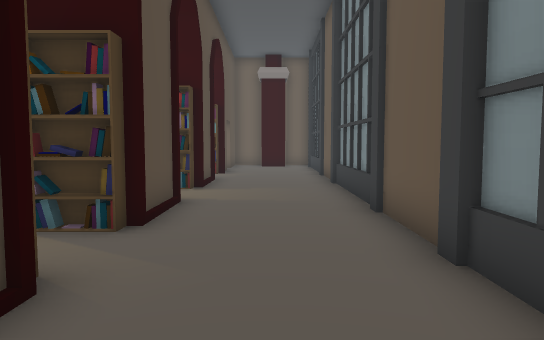
[1] (above)

24 first-person views from a walk through a scene from a Unity 3-D project. The camera is 1.2 m above the floor, tilts 4° down and sees 70° across. Doors are open. The floor is counted in squares, 1 m on a side. Each view is taken from the middle of a square. On the plan, view 1 faces up. The plan holds only what a view shows up to about 15 squares ahead; the rest is blank. The place goes on beyond the plan. The player is left out. Some animated figures are left out.

[2]
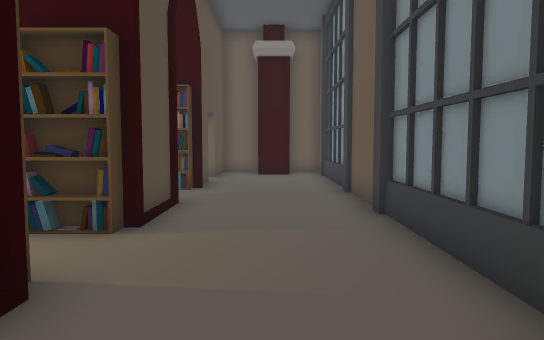

[3]
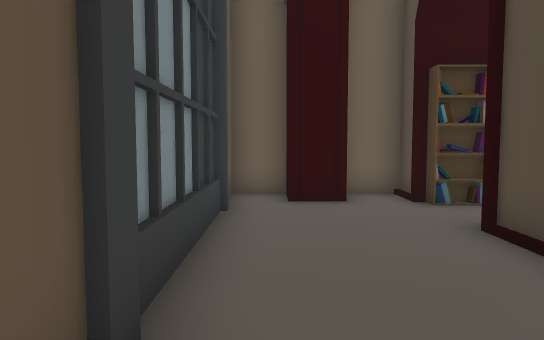

[4]
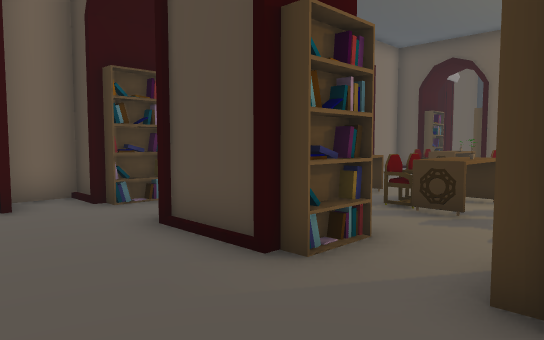

[5]
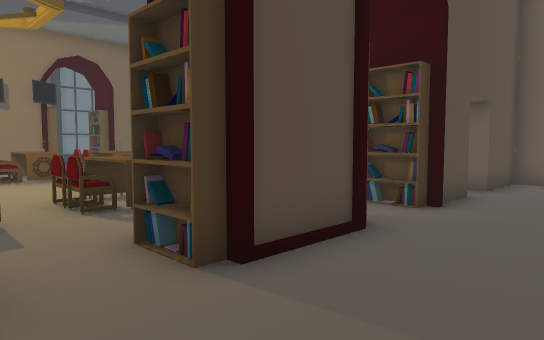

[6]
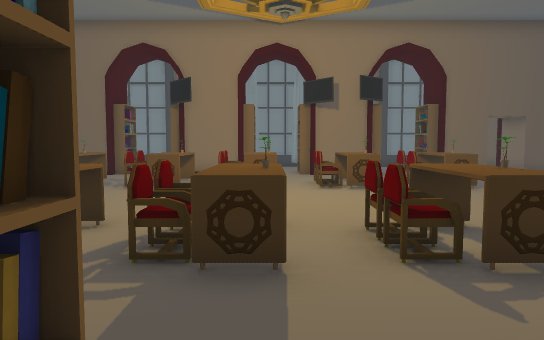

[7]
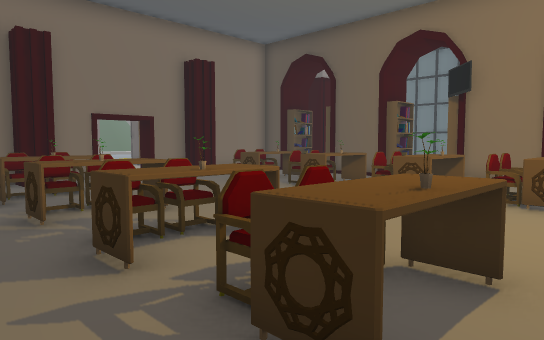

[8]
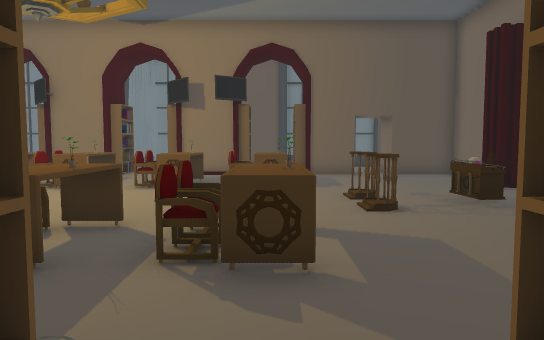

[9]
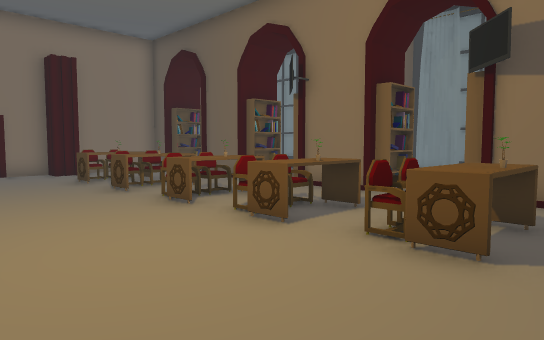

[10]
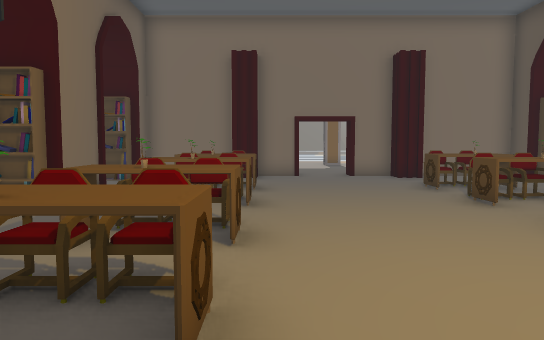

[11]
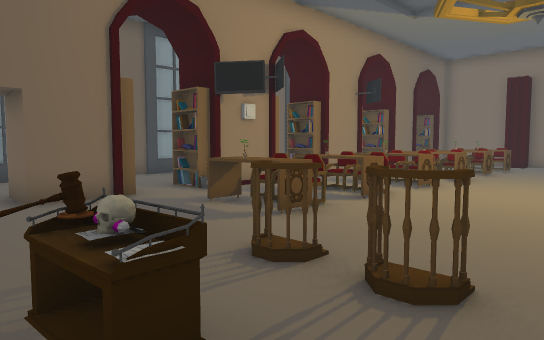

[12]
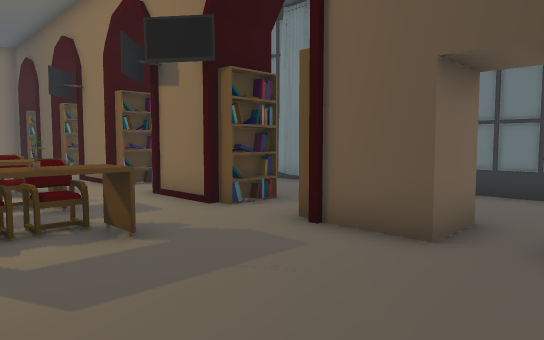

[13]
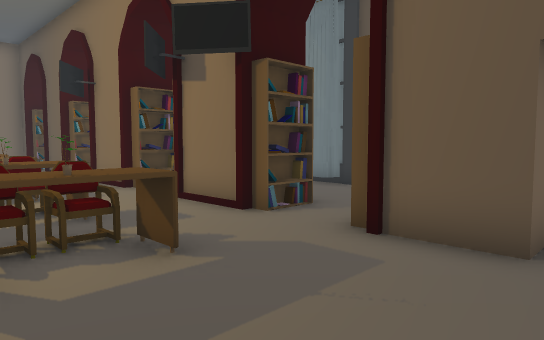

[14]
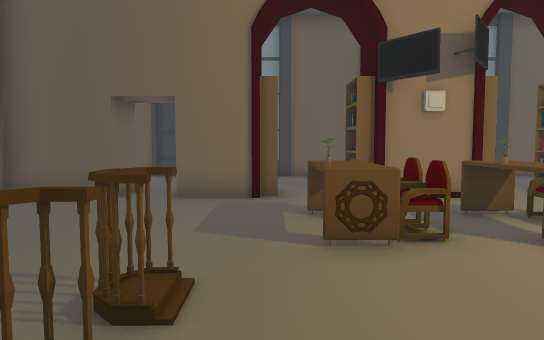

[15]
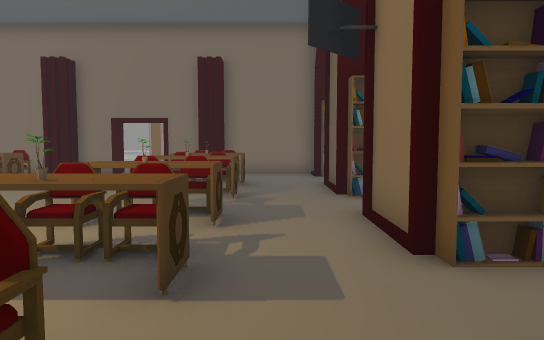

[16]
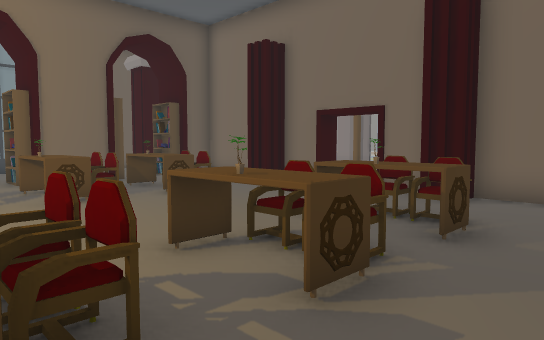

[17]
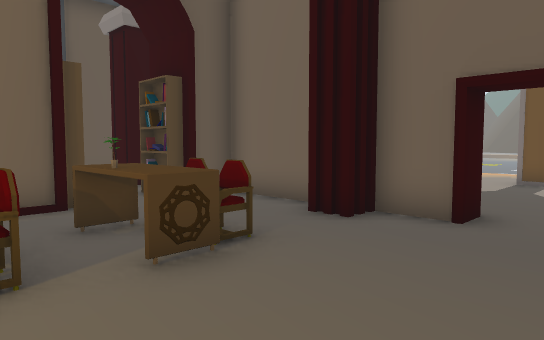

[18]
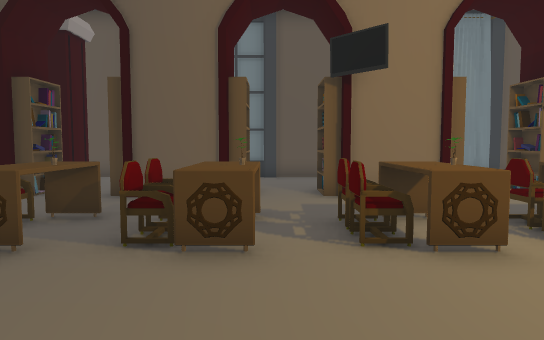

[19]
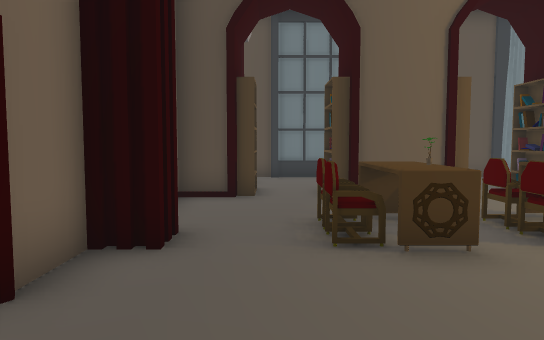

[20]
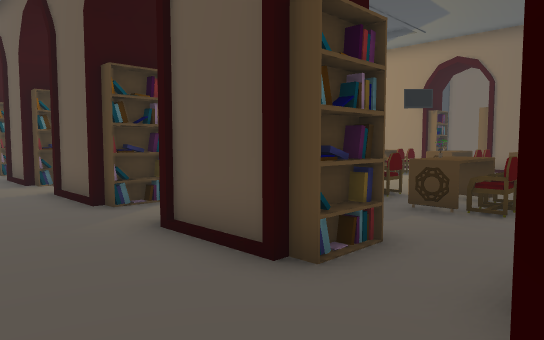

[21]
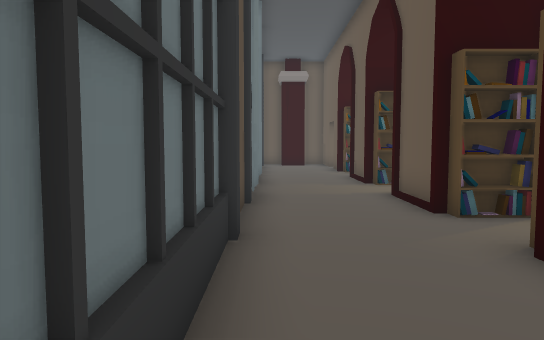

[22]
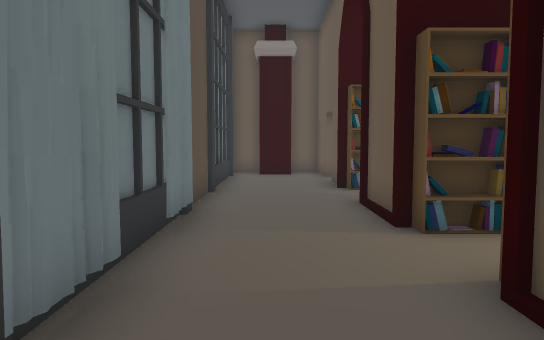

[23]
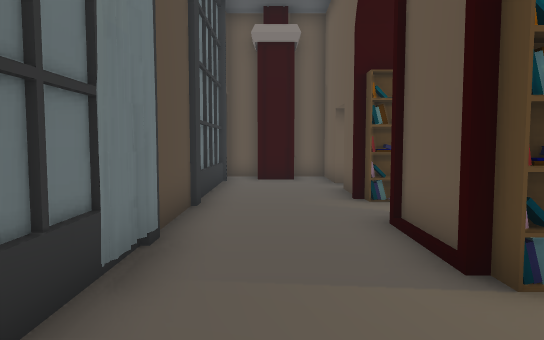

[24]
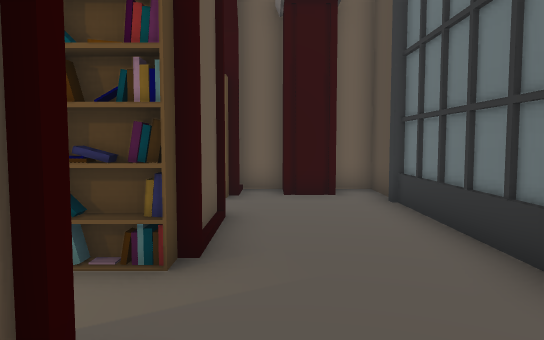

### Floor plan
Key: @ floor where view 1 was taken; # wall or solid block; . floor; D open door; O other object.
Columns run from 22 left of view 1 to 2 right of it. Each row starts with its distance up from view 1.
 19 #...##........ ....##...#
 18 #..........OOO..........#
 17 #...##.............##...#
 16 #...##.....OOO.....##...#
 15 #...##.............##...#
 14 #.......OOO....OO.......#
 13 #...##..OO.....OO..##...#
 12 #...##..OO.....OO..##...#
 11 ##..##..OOO....OO..##...#
 10 ##..##..O.......O..##...#
  9 #.......OOO....OO.......#
  8 ##..##..OO.....OO..##...#
  7 ##..##.............##...#
  6 #...##..OOO....OO..##...#
  5 #...##..OO.....OO..##...#
  4 #.......OO.....OO.......#
  3 #...##..OOO....OO..##...#
  2 #...##..OO.....OO..##...#
  1 #...##..OOO....OO..##...#
  0 #...##..OO.....OO..# .@.#
 -1 #.......................#
 -2 #.####.............##.###
 -3 ############D############
 -4            #DD
 -5             ..
 -6              ..
 -7              ..
 -8              ..
 -9              ..
-10              ##.
-11               ..

Positions as (right, up) in squares from view 1, and headings:
1: (0, 0), facing up
2: (0, 5), facing up
3: (1, 6), facing down
4: (1, 6), facing down-left
5: (1, 8), facing up-left
6: (-2, 9), facing left
7: (-4, 10), facing down-left
8: (-2, 14), facing left
9: (-8, 13), facing down-left
10: (-8, 11), facing down
11: (-12, 19), facing down-right
12: (-12, 19), facing down-left
13: (-12, 18), facing down-left
14: (-12, 15), facing right
15: (-15, 12), facing down
16: (-16, 6), facing down-right
17: (-11, 3), facing down-right
18: (-8, 4), facing left
19: (-8, -1), facing left
20: (-21, -2), facing up-right
21: (-21, -1), facing up
22: (-20, 5), facing up
23: (-20, 7), facing up
24: (-19, 7), facing down
